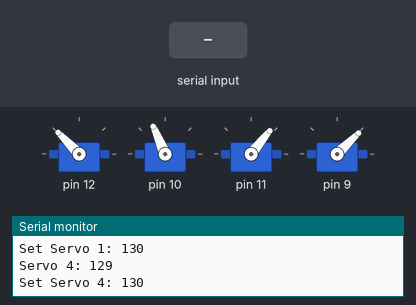
Recording of a sketch running on a simulated Arduino Uno, built with avr-gcc and run on an emulated ATmega328P. Parts: 4 × servo, the last lines printed to the serial monitor. Inputs (shaded band) come from the test bench.

Above: at 6.3 s.
6.4 s: "report 1\n" received over Serial
At 7.02 s:
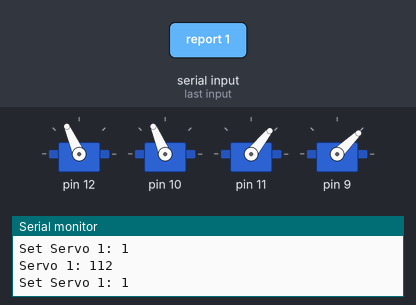
9.4 s: "1 90\n" received over Serial
At 11.6 s:
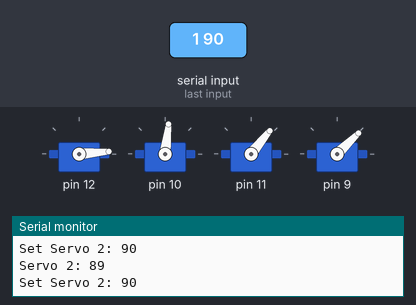
12.4 s: "report 150\n" received over Serial
At 15.31 s:
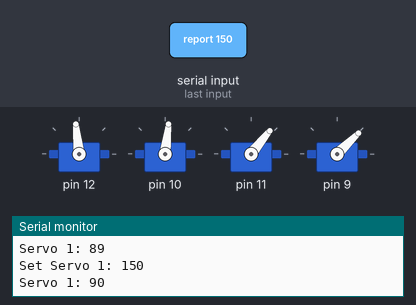
15.4 s: "report\n" received over Serial
Timing chart, 0 to 18.8 s (numbered marks = the images above; inputs shaded):
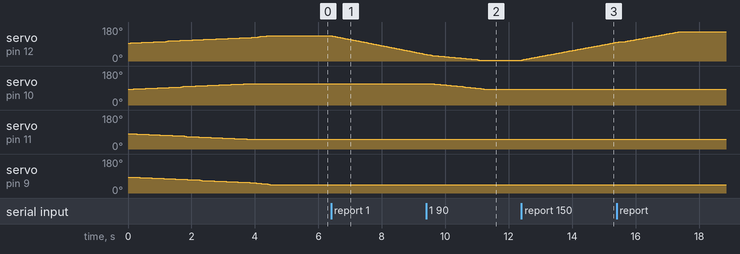

Measured:
- after the input at 6.4 s, servo on pin 12: moves from 134° to 35° over 3.0 s, starting at once
- after the input at 9.4 s, servo on pin 10: moves from 113° to 83° over 1.6 s, starting after 0.23 s
- after the input at 12.4 s, servo on pin 12: moves from 5° to 99° over 3.0 s, starting at once

The sketch:

sketch_jul31a.ino
```cpp
#include "point_vs_plane.h"
#include "servo_class.h"

ServoMaster servoMaster;
void setup()
{
    Serial.begin(9600);
    servoMaster.init();
    Serial.println("Starting");

    servoMaster.setAngle(0, 130);
    servoMaster.setAngle(3, 130);
    servoMaster.setAngle(1, 60);
    servoMaster.setAngle(2, 60);
    for (int i = 0; i < 50; i++)
    {
        delay(16);
        servoMaster.update();
    }
}
void loop()
{
    delay(12);

    servoMaster.update();
    if (Serial.available() > 0)
    {
        String input = Serial.readStringUntil('\n'); // Read input from serial monitor
        Serial.println(input);
        if (input == "report")
        {
            // Print robot status
            float d = 0;
            int num = main_calculation(servoMaster.get_angle(0), servoMaster.get_angle(1), servoMaster.get_angle(2), servoMaster.get_angle(3), d);
            Serial.print("The robot is in num: ");
            Serial.println(num);
            Serial.print("The distance is ");
            Serial.println(d);
            Serial.print("The robot is in angles: ");
            Serial.print(servoMaster.get_angle(0));
            Serial.print(" ");
            Serial.print(servoMaster.get_angle(1));
            Serial.print(" ");
            Serial.print(servoMaster.get_angle(2));
            Serial.print(" ");
            Serial.println(servoMaster.get_angle(3));
        }
        input.trim(); // Remove any leading or trailing whitespace
        processCommand(input);
    }

    // if (servoMaster.get_angle(0) >= 120 && servoMaster.get_angle(3) >= 120)
    // {
    //     servoMaster.setAngle(0, 65);
    //     servoMaster.setAngle(3, 65);
    // }
    // if (servoMaster.get_angle(1) >= 120 && servoMaster.get_angle(2) >= 120)
    // {
    //     servoMaster.setAngle(1, 65);
    //     servoMaster.setAngle(2, 65);
    // }
}
void processCommand(String command)
{
    int spaceIndex = command.indexOf(' ');
    if (spaceIndex == -1)
    {
        Serial.println("Invalid command format");
        return;
    }

    int servoIndex = command.substring(0, spaceIndex).toInt(); // Get servo index
    int angle = command.substring(spaceIndex + 1).toInt();     // Get angle
    servoMaster.setAngle(servoIndex, angle);
}
```

point_vs_plane.h
```cpp
#include <math.h>

// I should probably explain that (0, 0, 0) is the reference coordanies to the real world which is the point that is the end of the axis of servo_0
struct Point
{
    float x = 0;
    float y = 0;
    float z = 0;
};
struct Plane
{
    float A = 0;
    float B = 0;
    float C = 0;
    float D = 0;
};

int sign(float number)
{
    return (number > 0) ? 1 : -1;
}

void getPosistion(float angle1, float angle2, float angle3, float angle4, Point &Servo0_up, Point &Servo0_down,
                  Point &Servo1_up, Point &Servo1_down,
                  Point &Servo2_up, Point &Servo2_down,
                  Point &Servo3_up, Point &Servo3_down)
{
    float x_const = 4.46;
    float y_const = 6.60;
    float z_const = 2.85;

    Servo1_up.y = -y_const;
    Servo2_up.x = x_const;
    Servo3_up.x = x_const;
    Servo3_up.y = -y_const;

    float _angle1 = abs(90 - angle1);
    float _angle2 = abs(90 - angle2);
    float _angle3 = abs(90 - angle3);
    float _angle4 = abs(90 - angle4);

    float alpha1 = radians(_angle1);
    float alpha2 = radians(_angle2);
    float alpha3 = radians(_angle3);
    float alpha4 = radians(_angle4);

    // Calculate the pos in 3d of Servo0
    Servo0_down.x = Servo0_up.x + z_const * sin(alpha1) * sign(_angle1 - 90);
    Servo0_down.y = Servo0_up.y;
    Servo0_down.z = Servo0_up.z - z_const * cos(alpha1);

    // Calculate the pos in 3d of Servo1
    Servo1_down.x = Servo1_up.x + z_const * sin(alpha2) * sign(_angle2 - 90);
    Servo1_down.y = Servo1_up.y;
    Servo1_down.z = Servo1_up.z - z_const * cos(alpha2);

    // Calculate the pos in 3d of Servo2
    Servo2_down.x = Servo2_up.x + z_const * sin(alpha3) * sign(_angle3 - 90);
    Servo2_down.y = Servo2_up.y;
    Servo2_down.z = Servo2_up.z - z_const * cos(alpha3);

    // Calculate the pos in 3d of Servo3
    Servo3_down.x = Servo3_up.x + z_const * sin(alpha4) * sign(_angle4 - 90);
    Servo3_down.y = Servo3_up.y;
    Servo3_down.z = Servo3_up.z - z_const * cos(alpha4);
}

void calculatePlaneEquation(Point P1, Point P2, Point P3, Plane &plane)
{
    // Compute vectors v1 and v2
    float v1x = P2.x - P1.x;
    float v1y = P2.y - P1.y;
    float v1z = P2.z - P1.z;

    float v2x = P3.x - P1.x;
    float v2y = P3.y - P1.y;
    float v2z = P3.z - P1.z;

    // Compute the cross product to get the normal vector (A, B, C)
    plane.A = v1y * v2z - v1z * v2y;
    plane.B = v1z * v2x - v1x * v2z;
    plane.C = v1x * v2y - v1y * v2x;

    // Compute D using the normal vector and point P1
    plane.D = -(plane.A * P1.x + plane.B * P1.y + plane.C * P1.z);
}

float distancePointToPlane(Plane plane, Point point)
{
    // Calculate the numerator of the distance formula
    float numerator = abs(plane.A * point.x + plane.B * point.y + plane.C * point.z + plane.D);

    // Calculate the denominator of the distance formula
    float denominator = sqrt(plane.A * plane.A + plane.B * plane.B + plane.C * plane.C);

    // Calculate the distance
    float distance = numerator / denominator;

    return distance;
}

float evaluatePlane(float A, float B, float C, float D, float x, float y, float z)
{
    return A * x + B * y + C * z + D;
}

bool isSameSideOfPlane(float A, float B, float C, float D, float x1, float y1, float z1, float x2, float y2, float z2)
{
    // Function to check if two points are on the same side of the plane
    // Function to evaluate the plane equation for a given point

    float eval1 = evaluatePlane(A, B, C, D, x1, y1, z1);
    float eval2 = evaluatePlane(A, B, C, D, x2, y2, z2);
    return (eval1 * eval2) > 0;
}

int main_calculation(float angle1, float angle2, float angle3, float angle4, float &d)
{
    //  115 120 60 115
    Point Servo0_up;
    Point Servo0_down;
    Point Servo1_up;
    Point Servo1_down;
    Point Servo2_up;
    Point Servo2_down;
    Point Servo3_up;
    Point Servo3_down;
    getPosistion(angle1, angle2, angle3, angle4, Servo0_up, Servo0_down, Servo1_up, Servo1_down, Servo2_up, Servo2_down, Servo3_up, Servo3_down);

    Plane plane1;
    calculatePlaneEquation(Servo0_down, Servo1_down, Servo2_down, plane1);
    bool sameSide1 = isSameSideOfPlane(plane1.A, plane1.B, plane1.C, plane1.D, 0, 0, 10, Servo3_down.x, Servo3_down.y, Servo3_down.z);
    if (sameSide1)
    {
    }

    Plane plane2;
    calculatePlaneEquation(Servo0_down, Servo1_down, Servo3_down, plane2);
    bool sameSide2 = isSameSideOfPlane(plane2.A, plane2.B, plane2.C, plane2.D, 0, 0, 10, Servo2_down.x, Servo2_down.y, Servo2_down.z);
    if (sameSide2)
    {
    }

    Plane plane3;
    calculatePlaneEquation(Servo0_down, Servo2_down, Servo3_down, plane3);
    bool sameSide3 = isSameSideOfPlane(plane3.A, plane3.B, plane3.C, plane3.D, 0, 0, 10, Servo1_down.x, Servo1_down.y, Servo1_down.z);
    if (sameSide3)
    {
    }

    Plane plane4;
    calculatePlaneEquation(Servo1_down, Servo2_down, Servo3_down, plane4);
    bool sameSide4 = isSameSideOfPlane(plane4.A, plane4.B, plane4.C, plane4.D, 0, 0, 10, Servo0_down.x, Servo0_down.y, Servo0_down.z);
    if (sameSide4)
    {
    }

    // if angle of the legs is < 90 degree, the robot will fall and land on the front legs
    // (yeah, my robot can run forward and backward equally well,
    // but let's just say 1 side is the front and 1 side is the back)
    // else it'll fall and land on the back legs
    // if the robot is standing on the front legs, the back legs will be in the air
    // if the robot is standing on the back legs, the front legs will be in the air
    Plane choosenPlane;
    Point choosenPoint;
    if (sameSide1 == true || sameSide3 == true)
    {
        if (angle2 < 82 && angle3 < 82)
        {
            sameSide4 = false;
            choosenPoint = Servo0_down;
            choosenPlane = plane4;
        }
        else if (angle2 > 98 && angle3 > 98)
        {
            sameSide1 = false;
            choosenPoint = Servo3_down;
            choosenPlane = plane1;
        }
        else
        {
            sameSide4 = false;
            sameSide1 = false;
        }
    }
    else
    {
        if (angle4 < 82 && angle1 < 82)
        {
            sameSide2 = false;
            choosenPoint = Servo2_down;
            choosenPlane = plane2;
        }
        else if (angle4 > 98 && angle1 > 98)
        {
            sameSide3 = false;
            choosenPoint = Servo1_down;
            choosenPlane = plane3;
        }
        else
        {
            sameSide2 = false;
            sameSide3 = false;
        }
    }

    if (sameSide1 == true)
    {
        d = distancePointToPlane(choosenPlane, choosenPoint);
        return 0;
    }
    else if (sameSide2 == true)
    {
        d = distancePointToPlane(choosenPlane, choosenPoint);
        return 1;
    }
    else if (sameSide3 == true)
    {
        d = distancePointToPlane(choosenPlane, choosenPoint);
        return 2;
    }
    else if (sameSide4 == true)
    {
        d = distancePointToPlane(choosenPlane, choosenPoint);
        return 3;
    }
}
```

servo_class.h
```cpp
#include <Servo.h> // Include the Servo library

int sign(float number);
class ServoMaster
{
private:
    int servoPins[4];  // Pins connected to the servos
    int numServos = 4; // Number of servos
    Servo servos[4];   // Create an array of Servo objects

    int offsetServo0 = 4; //81
    int offsetServo1 = -7; // 93
    int offsetServo2 = -9;
    int offsetServo3 = -6;

    int angle1 = 90;
    int angle2 = 90;
    int angle3 = 90;
    int angle4 = 90;

    int set_angle1 = 90;
    int set_angle2 = 90;
    int set_angle3 = 90;
    int set_angle4 = 90;

    void attach()
    {
        for (int i = 0; i < this->numServos; i++)
        {
            servos[i].attach(servoPins[i]);
            int initialPosition = 90;        // Default initial position
            this->write(i, initialPosition); // Set each servo to its corrected initial position
        }
    }
    void write(int servoNum, int initialPosition)
    {
        if (servoNum == 1 || servoNum == 3)
        {
            initialPosition = 180 - initialPosition;
        }
        int _angle;
        if (servoNum == 0)
        {
            initialPosition += offsetServo0;
        }
        else if (servoNum == 1)
        {
            initialPosition += offsetServo1;
        }
        else if (servoNum == 2)
        {
            initialPosition += offsetServo2;
        }
        else if (servoNum == 3)
        {
            initialPosition += offsetServo3;
        }

        _angle = constrain(initialPosition, 0, 180); // Ensure position is within bounds
        this->servos[servoNum].write(_angle);
    }

public:
    void init()
    {
        this->servoPins[0] = 12;
        this->servoPins[1] = 10;
        this->servoPins[2] = 11;
        this->servoPins[3] = 9;

        this->attach();
    }
    void update()
    {
        for (int i = 0; i < 3; i++)
        {
            if (set_angle1 != angle1)
            {

                Serial.print("Servo 1: ");
                Serial.println(angle1);
                Serial.print("Set Servo 1: ");
                Serial.println(set_angle1);

                angle1 += sign(set_angle1 - angle1);
                write(0, angle1);
            }
            else
            {
                break;
            }
        }
        for (int i = 0; i < 3; i++)
        {
            if (set_angle2 != angle2)
            {
                Serial.print("Servo 2: ");
                Serial.println(angle2);
                Serial.print("Set Servo 2: ");
                Serial.println(set_angle2);

                angle2 += sign(set_angle2 - angle2);
                write(1, angle2);
            }
            else
            {
                break;
            }
        }
        for (int i = 0; i < 3; i++)
        {
            if (set_angle3 != angle3)
            {
                Serial.print("Servo 3: ");
                Serial.println(angle3);
                Serial.print("Set Servo 3: ");
                Serial.println(set_angle3);

                angle3 += sign(set_angle3 - angle3);
                write(2, angle3);
            }
            else
            {
                break;
            }
        }
        for (int i = 0; i < 3; i++)
        {
            if (set_angle4 != angle4)
            {
                Serial.print("Servo 4: ");
                Serial.println(angle4);
                Serial.print("Set Servo 4: ");
                Serial.println(set_angle4);

                angle4 += sign(set_angle4 - angle4);
                write(3, angle4);
            }
            else
            {
                break;
            }
        }
    }
    void setAngle(int servoNum, int angle)
    {
        Serial.print("Servo ");
        Serial.print(servoNum);
        Serial.print(" set to ");
        Serial.println(angle);

        int _angle = constrain(angle, 0, 180); // Ensure position is within bounds
        // Apply offsets for specific servos
        if (servoNum == 0)
        {
            set_angle1 = _angle;
        }
        else if (servoNum == 1)
        {
            set_angle2 = _angle;
        }
        else if (servoNum == 2)
        {
            set_angle3 = _angle;
        }
        else if (servoNum == 3)
        {
            set_angle4 = _angle;
        }
    }

    void setAngleImidiately(int servoNum, int angle)
    {
        this->write(servoNum, angle);
        if (servoNum == 0)
        {
            angle1 = angle;
            set_angle1 = angle;
        }
        else if (servoNum == 1)
        {
            angle2 = angle;
            set_angle2 = angle;
        }
        else if (servoNum == 2)
        {
            angle3 = angle;
            set_angle3 = angle;
        }
        else if (servoNum == 3)
        {
            angle4 = angle;
            set_angle4 = angle;
        }
    }
    int get_angle(int num)
    {
        if (num == 0)
        {
            return angle1;
        }
        else if (num == 1)
        {
            return angle2;
        }
        else if (num == 2)
        {
            return angle3;
        }
        else if (num == 3)
        {
            return angle4;
        }
    }
};
```
